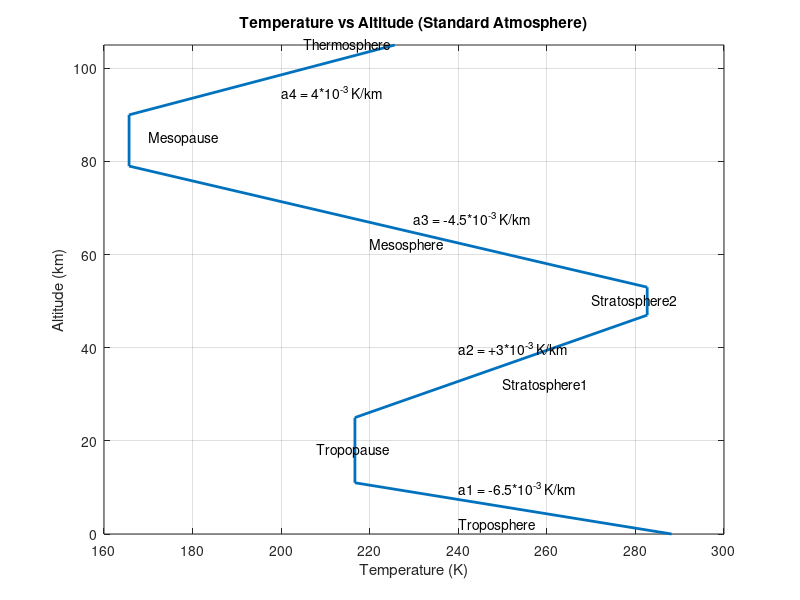

The MATLAB source for this figure: (Note: this script raises an error after producing the figure.)
clc 
clear all
close all ;
g0 = 9.80665;
T0 = 288.16;
P0 = 101325;
density0 = 1.225;
R = 287.05;
lambda = 1.4;
h_base = [0, 11000, 25000, 47000, 53000, 79000, 90000, 105000];
T_base = [0, 0, 0, 0, 0, 0, 0, 0];
P_base = [0, 0, 0, 0, 0, 0, 0, 0]; 
lapse_rate = [-0.0065, 0, 0.003, 0, -0.0045, 0, 0.004, 0];

T_base(1) = T0;
P_base(1) = P0;

for i = 2:8
    T_base(i) = T_base(i-1) + lapse_rate(i-1)*(h_base(i)-h_base(i-1));
end


for i = 2:8
    dh = h_base(i) - h_base(i-1);
    a = lapse_rate(i-1);

    if a ~= 0
        T_ratio = T_base(i) / T_base(i-1);
        P_base(i) = P_base(i-1) * T_ratio^(-(g0)/(a*R));
    else
        P_base(i) = P_base(i-1) * exp(-(g0)*dh/(R*T_base(i-1)));
    end
end

LayerData = [h_base; T_base; P_base; lapse_rate]; %matrix

h_input = input('Enter altitude in m: ');

if h_input < 11000
    k=LayerData(:,1);
elseif h_input >= 11000 && h_input < 25000
    k=LayerData(:,2);
elseif h_input >= 25000 && h_input < 47000
    k=LayerData(:,3);
elseif h_input >= 47000 && h_input < 53000
    k=LayerData(:,4);
elseif h_input >= 53000 && h_input < 79000
    k=LayerData(:,5);
elseif h_input >= 79000 && h_input < 90000
    k=LayerData(:,6);
elseif h_input >= 90000 && h_input < 105000
    k=LayerData(:,7);
else
    error('Altitude out of range')
end

hb = k(1);
tb = k(2);
pb = k(3);
a = k(4);

T_output = (tb + a*(h_input - hb));

dh = h_input - hb;
if a ~= 0
        T_ratio2 = T_output / tb;
        P_output = pb * T_ratio2^(-(g0)/(a*R));
else
        P_output = pb * exp(-(g0)*dh/(R*tb));
end

density_output = P_output/(R*T_output);

a_sound_output = sqrt(lambda*R*T_output);

disp(['Temperature:  ', num2str(T_output), ' K']);

disp(['Pressure:  ', num2str(P_output), ' Pa']);

disp(['Density:  ', num2str(density_output), ' kg/m^3']);

disp(['Speed of Sound:  ', num2str(a_sound_output), ' m/s']);

figure 
plot(T_base, h_base/1000, 'LineWidth', 2)
ylim([0 105])
grid on
xlabel('Temperature (K)')
ylabel('Altitude (km)')
title('Temperature vs Altitude (Standard Atmosphere)')

text(240, 2, 'Troposphere')
text(208, 18, 'Tropopause')
text(250, 32, 'Stratosphere1')
text(270, 50, 'Stratosphere2')
text(220, 62, 'Mesosphere')
text(170, 85, 'Mesopause')
text(205, 105,'Thermosphere')

text(240, 10, 'a1 = -6.5*10^{-3} K/km')
text(240, 40, 'a2 = +3*10^{-3} K/km')
text(230, 68, 'a3 = -4.5*10^{-3} K/km')
text(200,95, 'a4 = 4*10^{-3} K/km')


h_plot = 0:1000:100000;

n= length(h_plot);
t_plot = zeros (1,n);
p_plot = zeros (1,n);
density_plot = zeros (1,n);
a_plot = zeros (1,n);

for j= 1:n 
   h= h_plot(j);
if h < 11000
    k=LayerData(:,1);
elseif h >= 11000 && h < 25000
    k=LayerData(:,2);
elseif h >= 25000 && h < 47000
    k=LayerData(:,3);
elseif h >= 47000 && h < 53000
    k=LayerData(:,4);
elseif h >= 53000 && h < 79000
    k=LayerData(:,5);
elseif h >= 79000 && h < 90000
    k=LayerData(:,6);
elseif h >= 90000 && h < 105000
    k=LayerData(:,7);
else
    error('Altitude out of range')
end

hb = k(1);
tb = k(2);
pb = k(3);
a = k(4);
dh = h - hb;

T = (tb + a*(h - hb));

if a ~= 0
        T_ratio2 = T / tb;
        P = pb * T_ratio2^(-(g0)/(a*R));
else
        P = pb * exp(-(g0)*dh/(R*tb));
end

t_plot(j)= T;
p_plot(j) = P;
density_plot(j)= P/(R*T);
a_plot(j) = sqrt(lambda*R*T);
end

AltitudeInKm = h_plot'/1000;

Standard_Atmospheric_Table= table (AltitudeInKm,t_plot',p_plot',density_plot',a_plot', ...
    'VariableNames',{'AltitudeInKm','Temperature in K','Pressure In P', ...
    'Density in Kg/m3','SpeedOfSound In m/s'});
disp(Standard_Atmospheric_Table)
writetable(Standard_Atmospheric_Table,'Standard_Atmospheric_Table.xlsx')


figure 
plot(t_plot, AltitudeInKm, 'b-', 'LineWidth', 1.5);
grid on;
xlabel('Temperature (K)');
ylabel('Altitude (km)');
title('Temperature vs Altitude');
hold on
plot(T_output, h_input/1000, 'x', 'MarkerSize', 8, 'LineWidth', 2)
hold off

figure
semilogx(p_plot, AltitudeInKm, 'y-', 'LineWidth', 1.5);
grid on;
xlabel('Pressure (Pa)');
ylabel('Altitude (km)');
title('Pressure vs Altitude');
hold on
plot(P_output, h_input/1000, 'x', 'MarkerSize', 8, 'LineWidth', 2)
hold off

figure
semilogx(density_plot, AltitudeInKm, 'g-', 'LineWidth', 1.5);
grid on;
xlabel('Density (kg/m^3)');
ylabel('Altitude (km)');
title('Density vs Altitude');
hold on
plot(density_output, h_input/1000, 'x', 'MarkerSize', 8, 'LineWidth', 2)
hold off

figure
plot(a_plot, AltitudeInKm, 'm-', 'LineWidth', 1.5);
grid on;
xlabel('Speed of Sound (m/s)');
ylabel('Altitude (km)');
title('Speed of Sound vs Altitude');
hold on
plot(a_sound_output, h_input/1000, 'x', 'MarkerSize', 8, 'LineWidth', 2)
hold off
